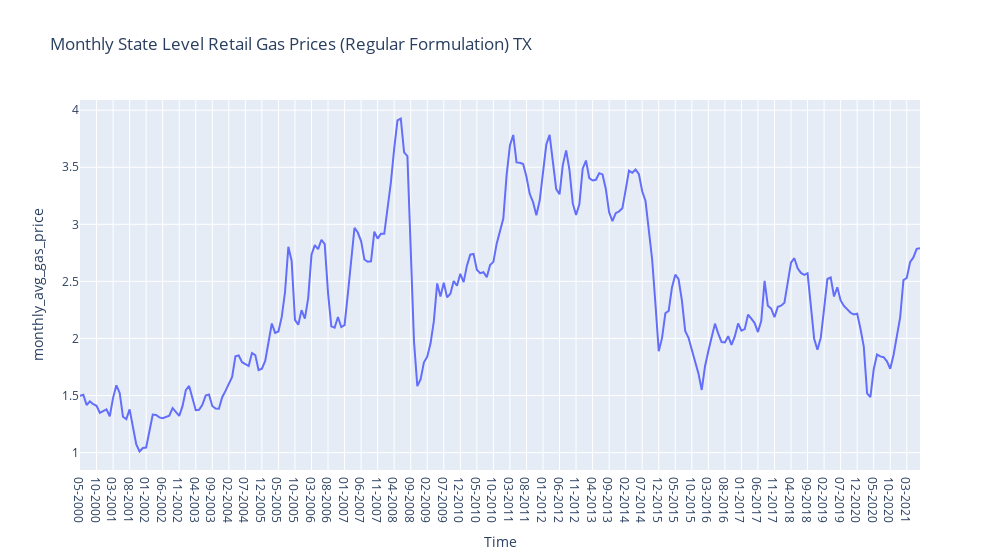

Notebook code for this chart:
### Code cell
fig = px.line(data_frame = TX_gas, x = 'Time',y = 'monthly_avg_gas_price',
              title ='Monthly State Level Retail Gas Prices (Regular Formulation) TX',
              width = 1000)
fig.show()

### Figure 1 — Plotly figure (JSON) as saved in the notebook; plotly's stock layout.template omitted (floating-point values rounded to 4 significant figures; data arrays with more than 128 entries replaced by an {"elided": "..."} marker saying what was removed)
{"data": [{"hovertemplate": "Time=%{x}<br>monthly_avg_gas_price=%{y}<extra></extra>", "legendgroup": "", "line": {"color": "#636efa", "dash": "solid"}, "mode": "lines", "name": "", "orientation": "v", "showlegend": false, "type": "scatter", "x": {"elided": "255 str values"}, "xaxis": "x", "y": {"elided": "255 float values"}, "yaxis": "y"}], "layout": {"legend": {"tracegroupgap": 0}, "title": {"text": "Monthly State Level Retail Gas Prices (Regular Formulation) TX"}, "width": 1000, "xaxis": {"anchor": "y", "domain": [0, 1], "title": {"text": "Time"}}, "yaxis": {"anchor": "x", "domain": [0, 1], "title": {"text": "monthly_avg_gas_price"}}}}
